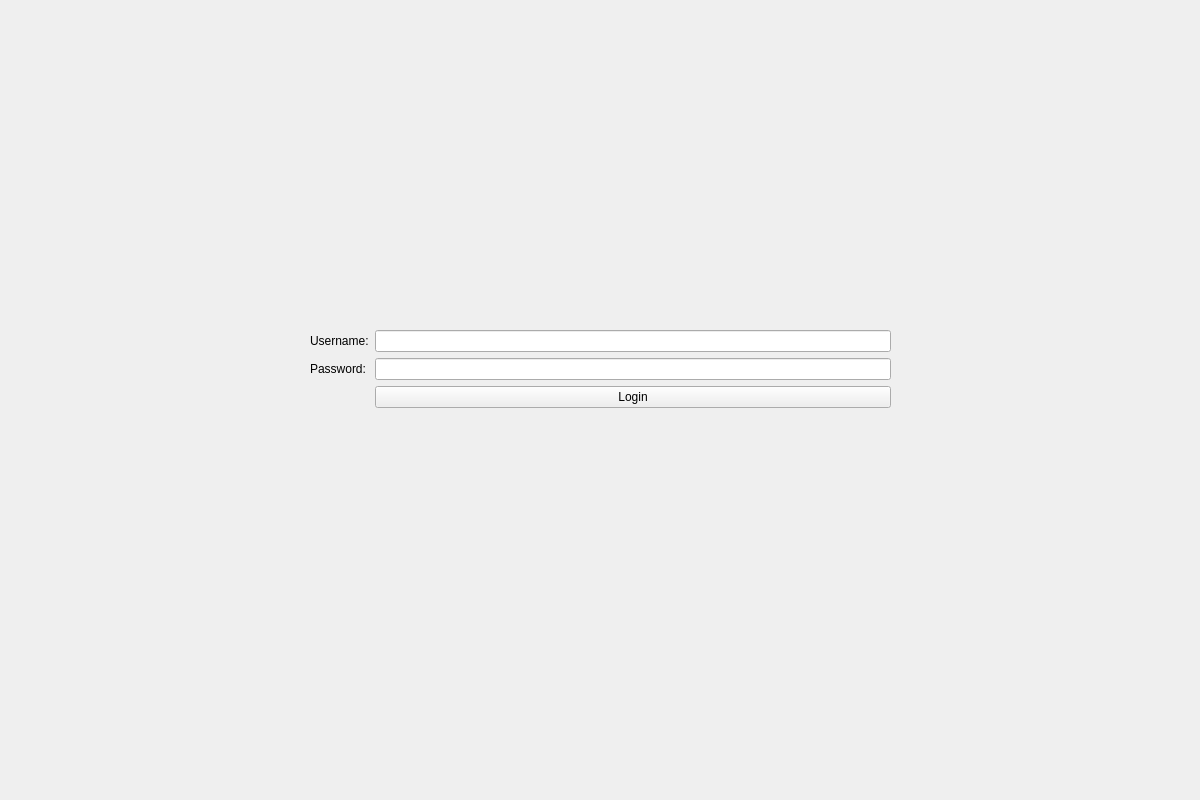
<?xml version="1.0" encoding="UTF-8"?>
<ui version="4.0">
 <class>Form</class>
 <widget class="QWidget" name="Form">
  <property name="geometry">
   <rect>
    <x>0</x>
    <y>0</y>
    <width>1200</width>
    <height>800</height>
   </rect>
  </property>
  <property name="sizePolicy">
   <sizepolicy hsizetype="Expanding" vsizetype="Expanding">
    <horstretch>0</horstretch>
    <verstretch>0</verstretch>
   </sizepolicy>
  </property>
  <property name="minimumSize">
   <size>
    <width>500</width>
    <height>400</height>
   </size>
  </property>
  <property name="windowTitle">
   <string>Form</string>
  </property>
  <widget class="QWidget" name="formLayoutWidget">
   <property name="geometry">
    <rect>
     <x>310</x>
     <y>330</y>
     <width>581</width>
     <height>91</height>
    </rect>
   </property>
   <layout class="QFormLayout" name="formLayout">
    <item row="0" column="0">
     <widget class="QLabel" name="label">
      <property name="text">
       <string>Username:</string>
      </property>
     </widget>
    </item>
    <item row="0" column="1">
     <widget class="QLineEdit" name="le_username"/>
    </item>
    <item row="1" column="0">
     <widget class="QLabel" name="label_2">
      <property name="text">
       <string>Password:</string>
      </property>
     </widget>
    </item>
    <item row="1" column="1">
     <widget class="QLineEdit" name="le_pass">
      <property name="echoMode">
       <enum>QLineEdit::Password</enum>
      </property>
     </widget>
    </item>
    <item row="2" column="1">
     <widget class="QPushButton" name="pb_logIn">
      <property name="text">
       <string>Login</string>
      </property>
     </widget>
    </item>
   </layout>
  </widget>
 </widget>
 <tabstops>
  <tabstop>le_username</tabstop>
  <tabstop>le_pass</tabstop>
  <tabstop>pb_logIn</tabstop>
 </tabstops>
 <resources/>
 <connections/>
</ui>
